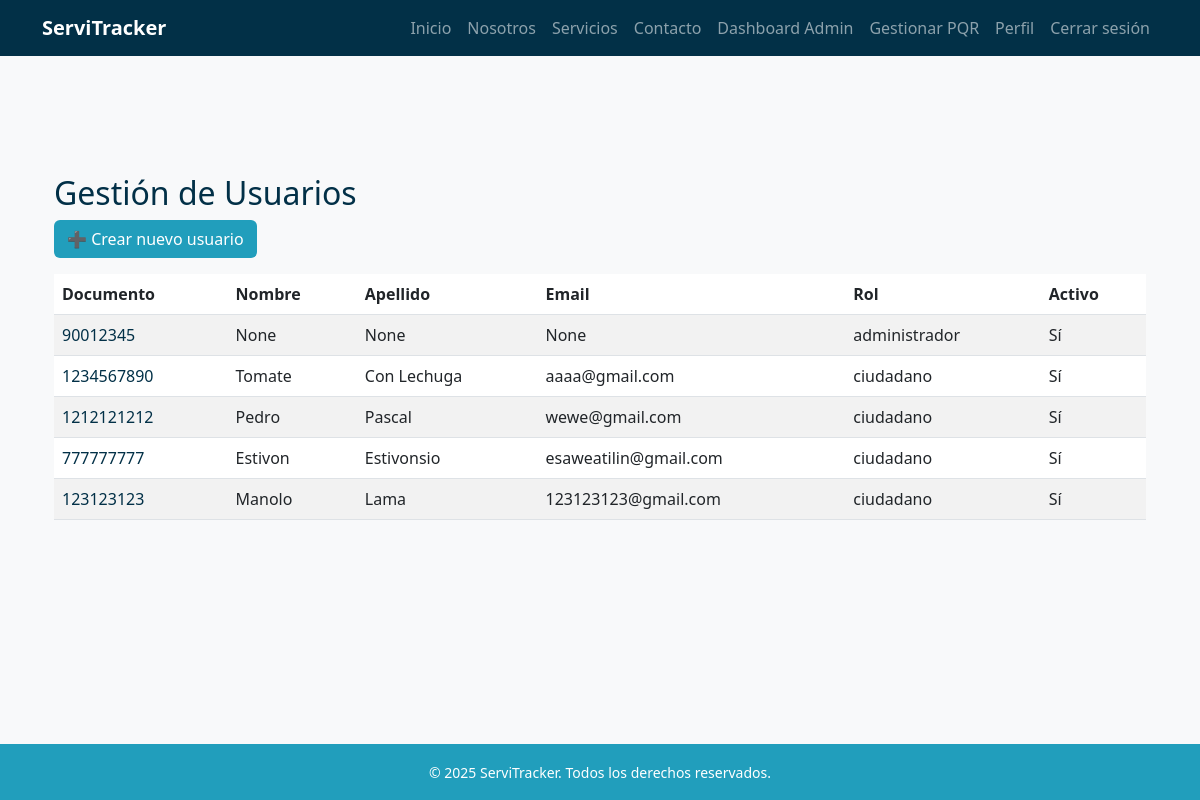
The app's page /usuarios/lista/ (signed in), older data.
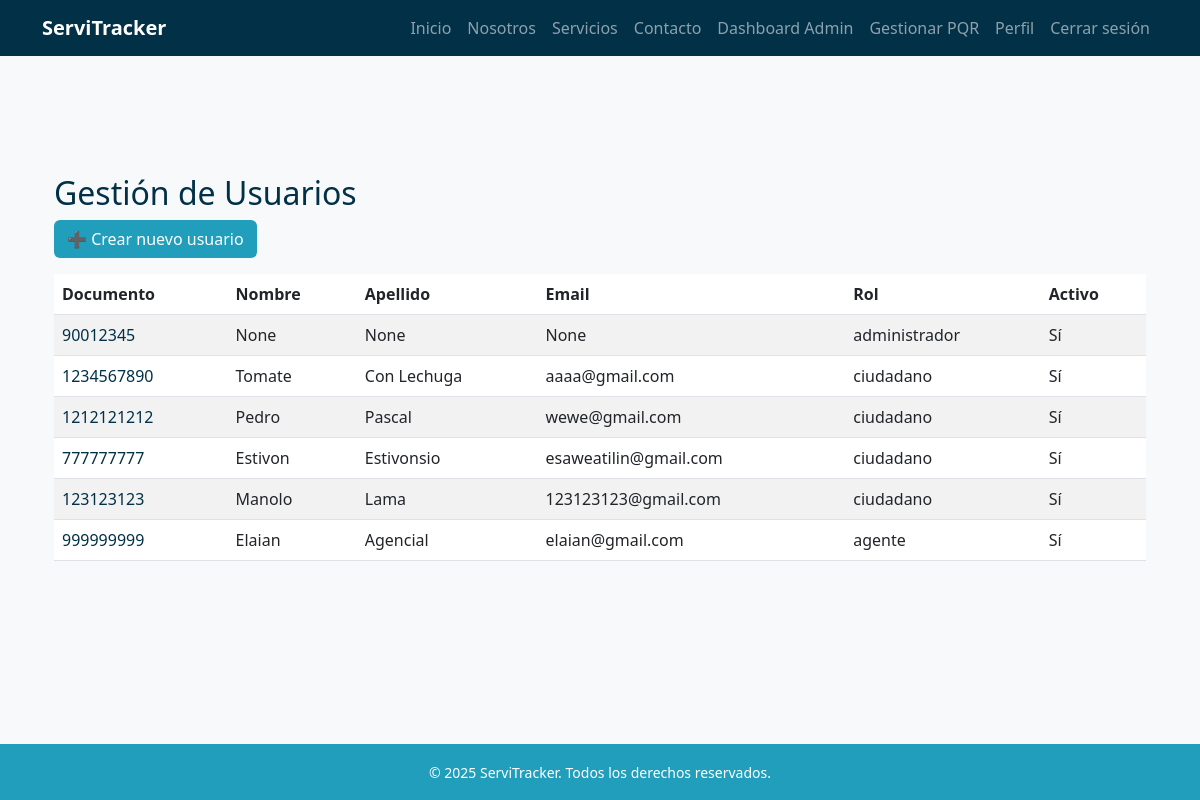
The same page, newer data.
### usuarios/models.py (models this page shows, shortened)
class Usuario(AbstractBaseUser, PermissionsMixin):
    ROLES = [
        ("administrador", "Administrador"),
        ("agente", "Agente"),
        ("tecnico", "Técnico"),
        ("ciudadano", "Ciudadano"),
    ]
    documento = models.CharField(max_length=20, unique=True)
    email = models.EmailField(blank=True, null=True)
    nombres = models.CharField(max_length=100, blank=True, null=True)
    apellidos = models.CharField(max_length=100, blank=True, null=True)
    rol = models.CharField(max_length=20, choices=ROLES, default="ciudadano")
    especialidad = models.ForeignKey(Especialidad, on_delete=models.SET_NULL, null=True, blank=True)
    is_active = models.BooleanField(default=True)
    is_staff = models.BooleanField(default=False)
    date_joined = models.DateTimeField(auto_now_add=True)
    objects = UsuarioManager()
    USERNAME_FIELD = "documento"
    REQUIRED_FIELDS = []  # puedes agregar 'email' si quieres que sea obligatorio

### usuarios/views.py (the view)
# urls.py: path("lista/", views.lista_usuarios, name="lista_usuarios"),
@user_passes_test(lambda u: u.is_staff or u.rol == "administrador")
def lista_usuarios(request):
    usuarios = Usuario.objects.all()
    return render(request, 'usuarios/lista_usuarios.html', {'usuarios': usuarios})

### templates/usuarios/lista_usuarios.html (shortened to what this page needs)
{% extends 'base.html' %}
{% block content %}
<div class="container my-5">
    <h2 class="text-blue-dark">Gestión de Usuarios</h2>
    <a href="{% url 'crear_usuario' %}" class="btn btn-blue-mid mb-3">➕ Crear nuevo usuario</a>
    <table class="table table-striped">
        <thead>
            <tr>
                <th>Documento</th>
                <th>Nombre</th>
                <th>Apellido</th>
                <th>Email</th>
                <th>Rol</th>
                <th>Activo</th>
            </tr>
        </thead>
        <tbody>
            {% for u in usuarios %}
            <tr>
                <td>
                    <a href="{% url 'editar_usuario' u.pk %}" class="text-decoration-none text-blue-dark">
                        {{ u.documento }}
                    </a>
                </td>
                <td>{{ u.nombres }}</td>
                <td>{{ u.apellidos }}</td>
                <td>{{ u.email }}</td>
                <td>{{ u.rol }}</td>
                <td>{{ u.is_active|yesno:"Sí,No" }}</td>
            </tr>
            {% empty %}
            <tr><td colspan="6">No hay usuarios registrados.</td></tr>
            {% endfor %}
        </tbody>
    </table>
</div>
{% endblock %}

Row changes from the older to the newer data that the page shows:
added Usuario: documento "999999999", nombres "Elaian", apellidos "Agencial", email "elaian@gmail.com", rol "agente", is_active "Sí"
